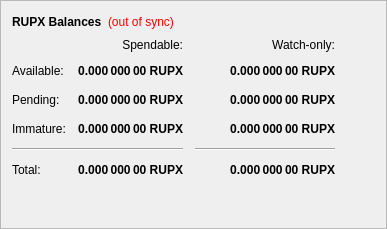
        <widget class="QFrame" name="frame">
         <property name="frameShape">
          <enum>QFrame::StyledPanel</enum>
         </property>
         <property name="frameShadow">
          <enum>QFrame::Raised</enum>
         </property>
         <layout class="QVBoxLayout" name="verticalLayout_4">
          <item>
           <layout class="QHBoxLayout" name="horizontalLayout_4">
            <item>
             <widget class="QLabel" name="label_5">
              <property name="font">
               <font>
                <weight>75</weight>
                <bold>true</bold>
               </font>
              </property>
              <property name="text">
               <string>RUPX Balances</string>
              </property>
             </widget>
            </item>
            <item>
             <widget class="QLabel" name="labelWalletStatus">
              <property name="cursor">
               <cursorShape>WhatsThisCursor</cursorShape>
              </property>
              <property name="toolTip">
               <string>The displayed information may be out of date. Your wallet automatically synchronizes with the Rupaya network after a connection is established, but this process has not completed yet.</string>
              </property>
              <property name="styleSheet">
               <string notr="true">QLabel { color: red; }</string>
              </property>
              <property name="text">
               <string notr="true">(out of sync)</string>
              </property>
              <property name="alignment">
               <set>Qt::AlignLeading|Qt::AlignLeft|Qt::AlignVCenter</set>
              </property>
             </widget>
            </item>
            <item>
             <spacer name="horizontalSpacer_3">
              <property name="orientation">
               <enum>Qt::Horizontal</enum>
              </property>
              <property name="sizeHint" stdset="0">
               <size>
                <width>40</width>
                <height>20</height>
               </size>
              </property>
             </spacer>
            </item>
           </layout>
          </item>
          <item>
           <layout class="QGridLayout" name="gridLayout">
            <property name="spacing">
             <number>12</number>
            </property>
            <item row="2" column="2">
             <widget class="QLabel" name="labelWatchPending">
              <property name="font">
               <font>
                <weight>75</weight>
                <bold>true</bold>
               </font>
              </property>
              <property name="cursor">
               <cursorShape>IBeamCursor</cursorShape>
              </property>
              <property name="toolTip">
               <string>Unconfirmed transactions to watch-only addresses</string>
              </property>
              <property name="text">
               <string notr="true">0.000 000 00 RUPX</string>
              </property>
              <property name="alignment">
               <set>Qt::AlignRight|Qt::AlignTrailing|Qt::AlignVCenter</set>
              </property>
              <property name="textInteractionFlags">
               <set>Qt::LinksAccessibleByMouse|Qt::TextSelectableByKeyboard|Qt::TextSelectableByMouse</set>
              </property>
             </widget>
            </item>
            <item row="2" column="1">
             <widget class="QLabel" name="labelUnconfirmed">
              <property name="font">
               <font>
                <weight>75</weight>
                <bold>true</bold>
               </font>
              </property>
              <property name="cursor">
               <cursorShape>IBeamCursor</cursorShape>
              </property>
              <property name="toolTip">
               <string>Total of transactions that have yet to be confirmed, and do not yet count toward the spendable balance</string>
              </property>
              <property name="text">
               <string notr="true">0.000 000 00 RUPX</string>
              </property>
              <property name="alignment">
               <set>Qt::AlignRight|Qt::AlignTrailing|Qt::AlignVCenter</set>
              </property>
              <property name="textInteractionFlags">
               <set>Qt::LinksAccessibleByMouse|Qt::TextSelectableByKeyboard|Qt::TextSelectableByMouse</set>
              </property>
             </widget>
            </item>
            <item row="3" column="2">
             <widget class="QLabel" name="labelWatchImmature">
              <property name="font">
               <font>
                <weight>75</weight>
                <bold>true</bold>
               </font>
              </property>
              <property name="cursor">
               <cursorShape>IBeamCursor</cursorShape>
              </property>
              <property name="toolTip">
               <string>Staked or masternode rewards in watch-only addresses that has not yet matured</string>
              </property>
              <property name="text">
               <string notr="true">0.000 000 00 RUPX</string>
              </property>
              <property name="alignment">
               <set>Qt::AlignRight|Qt::AlignTrailing|Qt::AlignVCenter</set>
              </property>
              <property name="textInteractionFlags">
               <set>Qt::LinksAccessibleByMouse|Qt::TextSelectableByKeyboard|Qt::TextSelectableByMouse</set>
              </property>
             </widget>
            </item>
            <item row="4" column="0" colspan="2">
             <widget class="Line" name="lineSpendableBalance">
              <property name="orientation">
               <enum>Qt::Horizontal</enum>
              </property>
             </widget>
            </item>
            <item row="4" column="2">
             <widget class="Line" name="lineWatchBalance">
              <property name="sizePolicy">
               <sizepolicy hsizetype="Preferred" vsizetype="Fixed">
                <horstretch>0</horstretch>
                <verstretch>0</verstretch>
               </sizepolicy>
              </property>
              <property name="minimumSize">
               <size>
                <width>140</width>
                <height>0</height>
               </size>
              </property>
              <property name="orientation">
               <enum>Qt::Horizontal</enum>
              </property>
             </widget>
            </item>
            <item row="5" column="0">
             <widget class="QLabel" name="labelTotalText">
              <property name="text">
               <string>Total:</string>
              </property>
             </widget>
            </item>
            <item row="3" column="1">
             <widget class="QLabel" name="labelImmature">
              <property name="font">
               <font>
                <weight>75</weight>
                <bold>true</bold>
               </font>
              </property>
              <property name="cursor">
               <cursorShape>IBeamCursor</cursorShape>
              </property>
              <property name="toolTip">
               <string>Staked or masternode rewards that has not yet matured</string>
              </property>
              <property name="text">
               <string notr="true">0.000 000 00 RUPX</string>
              </property>
              <property name="alignment">
               <set>Qt::AlignRight|Qt::AlignTrailing|Qt::AlignVCenter</set>
              </property>
              <property name="textInteractionFlags">
               <set>Qt::LinksAccessibleByMouse|Qt::TextSelectableByKeyboard|Qt::TextSelectableByMouse</set>
              </property>
             </widget>
            </item>
            <item row="2" column="3">
             <spacer name="horizontalSpacer_2">
              <property name="orientation">
               <enum>Qt::Horizontal</enum>
              </property>
              <property name="sizeHint" stdset="0">
               <size>
                <width>40</width>
                <height>20</height>
               </size>
              </property>
             </spacer>
            </item>
            <item row="3" column="0">
             <widget class="QLabel" name="labelImmatureText">
              <property name="text">
               <string>Immature:</string>
              </property>
             </widget>
            </item>
            <item row="5" column="1">
             <widget class="QLabel" name="labelTotal">
              <property name="font">
               <font>
                <weight>75</weight>
                <bold>true</bold>
               </font>
              </property>
              <property name="cursor">
               <cursorShape>IBeamCursor</cursorShape>
              </property>
              <property name="toolTip">
               <string>Your current total balance</string>
              </property>
              <property name="text">
               <string notr="true">0.000 000 00 RUPX</string>
              </property>
              <property name="alignment">
               <set>Qt::AlignRight|Qt::AlignTrailing|Qt::AlignVCenter</set>
              </property>
              <property name="textInteractionFlags">
               <set>Qt::LinksAccessibleByMouse|Qt::TextSelectableByKeyboard|Qt::TextSelectableByMouse</set>
              </property>
             </widget>
            </item>
            <item row="5" column="2">
             <widget class="QLabel" name="labelWatchTotal">
              <property name="font">
               <font>
                <weight>75</weight>
                <bold>true</bold>
               </font>
              </property>
              <property name="cursor">
               <cursorShape>IBeamCursor</cursorShape>
              </property>
              <property name="toolTip">
               <string>Current total balance in watch-only addresses</string>
              </property>
              <property name="text">
               <string notr="true">0.000 000 00 RUPX</string>
              </property>
              <property name="alignment">
               <set>Qt::AlignRight|Qt::AlignTrailing|Qt::AlignVCenter</set>
              </property>
              <property name="textInteractionFlags">
               <set>Qt::LinksAccessibleByMouse|Qt::TextSelectableByKeyboard|Qt::TextSelectableByMouse</set>
              </property>
             </widget>
            </item>
            <item row="0" column="2">
             <widget class="QLabel" name="labelWatchonly">
              <property name="text">
               <string>Watch-only:</string>
              </property>
              <property name="alignment">
               <set>Qt::AlignRight|Qt::AlignTrailing|Qt::AlignVCenter</set>
              </property>
             </widget>
            </item>
            <item row="1" column="0">
             <widget class="QLabel" name="labelBalanceText">
              <property name="text">
               <string>Available:</string>
              </property>
             </widget>
            </item>
            <item row="1" column="1">
             <widget class="QLabel" name="labelBalance">
              <property name="font">
               <font>
                <weight>75</weight>
                <bold>true</bold>
               </font>
              </property>
              <property name="cursor">
               <cursorShape>IBeamCursor</cursorShape>
              </property>
              <property name="toolTip">
               <string>Your current spendable balance</string>
              </property>
              <property name="text">
               <string notr="true">0.000 000 00 RUPX</string>
              </property>
              <property name="alignment">
               <set>Qt::AlignRight|Qt::AlignTrailing|Qt::AlignVCenter</set>
              </property>
              <property name="textInteractionFlags">
               <set>Qt::LinksAccessibleByMouse|Qt::TextSelectableByKeyboard|Qt::TextSelectableByMouse</set>
              </property>
             </widget>
            </item>
            <item row="1" column="2">
             <widget class="QLabel" name="labelWatchAvailable">
              <property name="font">
               <font>
                <weight>75</weight>
                <bold>true</bold>
               </font>
              </property>
              <property name="cursor">
               <cursorShape>IBeamCursor</cursorShape>
              </property>
              <property name="toolTip">
               <string>Your current balance in watch-only addresses</string>
              </property>
              <property name="text">
               <string notr="true">0.000 000 00 RUPX</string>
              </property>
              <property name="alignment">
               <set>Qt::AlignRight|Qt::AlignTrailing|Qt::AlignVCenter</set>
              </property>
              <property name="textInteractionFlags">
               <set>Qt::LinksAccessibleByMouse|Qt::TextSelectableByKeyboard|Qt::TextSelectableByMouse</set>
              </property>
             </widget>
            </item>
            <item row="2" column="0">
             <widget class="QLabel" name="labelPendingText">
              <property name="text">
               <string>Pending:</string>
              </property>
             </widget>
            </item>
            <item row="0" column="1">
             <widget class="QLabel" name="labelSpendable">
              <property name="text">
               <string>Spendable:</string>
              </property>
              <property name="alignment">
               <set>Qt::AlignRight|Qt::AlignTrailing|Qt::AlignVCenter</set>
              </property>
             </widget>
            </item>
           </layout>
          </item>
          <item>
           <spacer name="verticalSpacer_4">
            <property name="orientation">
             <enum>Qt::Vertical</enum>
            </property>
            <property name="sizeHint" stdset="0">
             <size>
              <width>20</width>
              <height>40</height>
             </size>
            </property>
           </spacer>
          </item>
         </layout>
        </widget>
